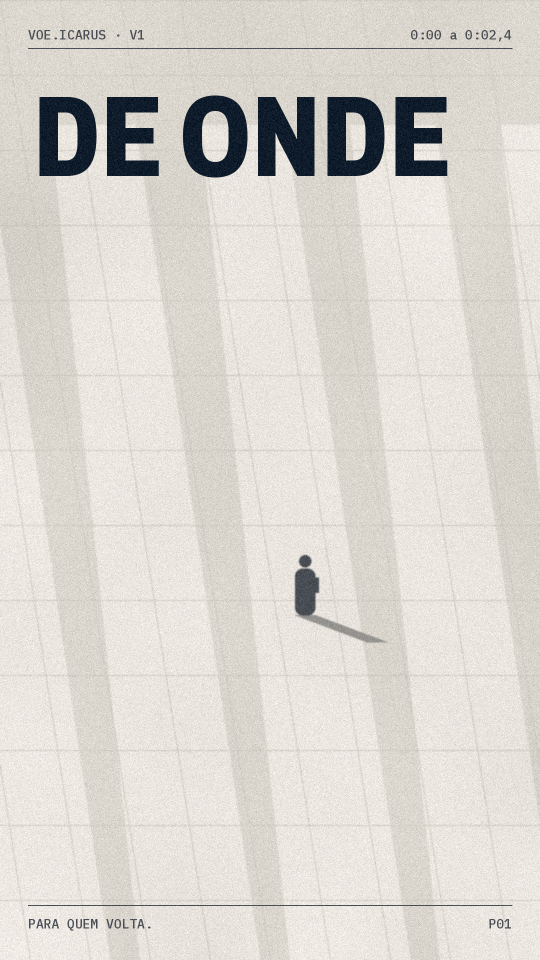
#> input picture VOE_V1_Storyboard/quadros/01_DE ONDE.png, 1080 x 1920 px (shown at 1/2 size)
$ python -i gerar_storyboard.py   (imports and definitions only)
#> lines starting #> are read from the running program, lines starting #| are printed output that depends on the picture
import math, random, numpy as np
from PIL import Image, ImageDraw, ImageFont, ImageFilter, ImageChops
F="fonts/"; OUT="/home/user/ProjetosGerais/VOE_V1_Storyboard/"
W,H=1080,1920
PAPEL=(234,230,223); NEVOA=(218,213,204); GRAF=(74,78,85); AZUL=(13,27,42); BRASA=(184,57,31); SOMBRA=(150,148,145)
def font(n,s): return ImageFont.truetype(F+n,s)
COND=lambda s:font("ArchivoCond.ttf",s); MONO=lambda s:font("PlexMono.ttf",s); MONOM=lambda s:font("PlexMono-Medium.ttf",s); SERIF=lambda s:font("InstrumentSerif-Italic.ttf",s)
rng=np.random.default_rng(7)
def grain(img,amt=14):
    a=np.asarray(img).astype(np.int16); n=rng.normal(0,amt,(a.shape[0],a.shape[1],1)).astype(np.int16)
    return Image.fromarray(np.clip(a+n,0,255).astype(np.uint8))
def lowfreq(w,h,scale,amp,seed):
    r=np.random.default_rng(seed); small=r.normal(0,1,(h//scale+2,w//scale+2))
    im=Image.fromarray(((small-small.min())/(np.ptp(small))*255).astype(np.uint8)).resize((w,h),Image.BICUBIC).filter(ImageFilter.GaussianBlur(scale/2))
    return (np.asarray(im).astype(np.float32)/255-0.5)*amp
def shade(img,amp=18,scale=120,seed=1):
    a=np.asarray(img).astype(np.float32); a+=lowfreq(img.width,img.height,scale,amp,seed)[...,None]
    return Image.fromarray(np.clip(a,0,255).astype(np.uint8))
# [30 lines left out: functions figure, hall, corridor, not called in this run]
def arrow(d,cx,cy,w,h,dirn,fill):
    if dirn>0: d.polygon([(cx-w/2,cy-h*0.18),(cx+w*0.15,cy-h*0.18),(cx+w*0.15,cy-h*0.4),(cx+w/2,cy),(cx+w*0.15,cy+h*0.4),(cx+w*0.15,cy+h*0.18),(cx-w/2,cy+h*0.18)],fill=fill)
    else: d.polygon([(cx+w/2,cy-h*0.18),(cx-w*0.15,cy-h*0.18),(cx-w*0.15,cy-h*0.4),(cx-w/2,cy),(cx-w*0.15,cy+h*0.4),(cx-w*0.15,cy+h*0.18),(cx+w/2,cy+h*0.18)],fill=fill)
# [63 lines left out: functions signs, splitflap, paper_crumpled, bez, thread, converge and 2 more, not called in this run]
scenes=[
 ("DE ONDE","0:00 a 0:02,4","P01",lambda:hall(1),False),
 ("VEIO","0:02,4 a 0:04,8","P01",lambda:hall(2),False),
 ("SEU\nÚLTIMO","0:04,8 a 0:07,2","P05",lambda:corridor(1),True),
 ("CLIENTE?","0:07,2 a 0:09,6","P02",lambda:signs(1),False),
 ("INSTAGRAM","0:09,6 a 0:12","P02",lambda:signs(2),True),
 ("GOOGLE","0:12 a 0:14,4","P03",lambda:splitflap(1),True),
 ("INDICAÇÃO","0:14,4 a 0:16,8","P03",lambda:splitflap(2),True),
 ("CADA\nCANAL","0:16,8 a 0:19,2","P05",lambda:corridor(2),True),
 ("SOZINHO","0:19,2 a 0:21,6","P01",lambda:hall(3),False),
 ("LIGUE","0:21,6 a 0:24","P06",thread,False),
 ("TUDO","0:24 a 0:26,4","P10",converge,False),
]
frames=[]
# [5 lines not run here, left out]
# fecho
im=Image.new("RGB",(W,H),PAPEL); im=shade(im,10,200,99); d=ImageDraw.Draw(im)
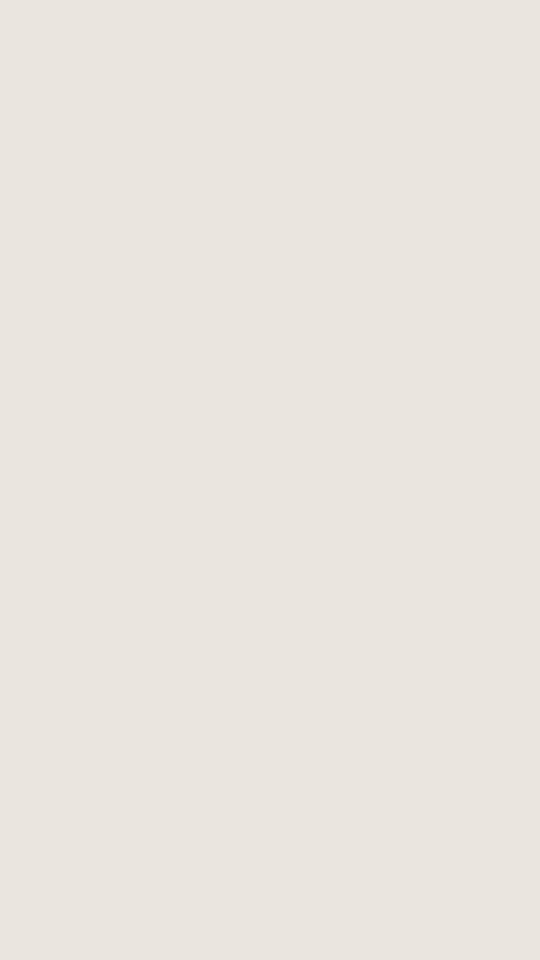
#> im: PIL image 1080x1920 RGB (shown at 1/2 size); mean R, G, B 234, 230, 223
#> in lowfreq, `im=Image.fromarray(((small-small.min())/(np.ptp(small))*255).astype(np..`:
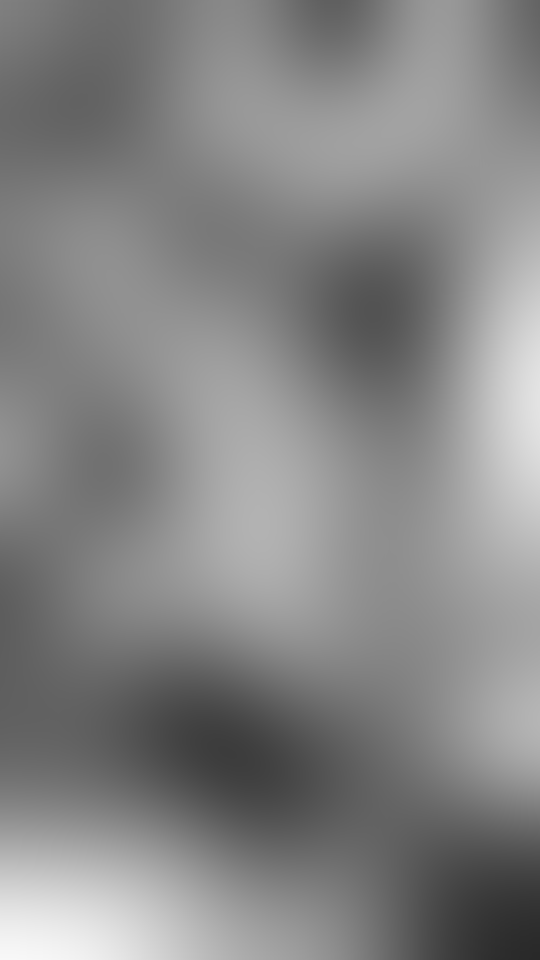
#> im: PIL image 1080x1920 L (shown at 1/2 size); min 41, max 248, mean 132.9
#> in lowfreq, `return (np.asarray(im).astype(np.float32)/255-0.5)*amp`:
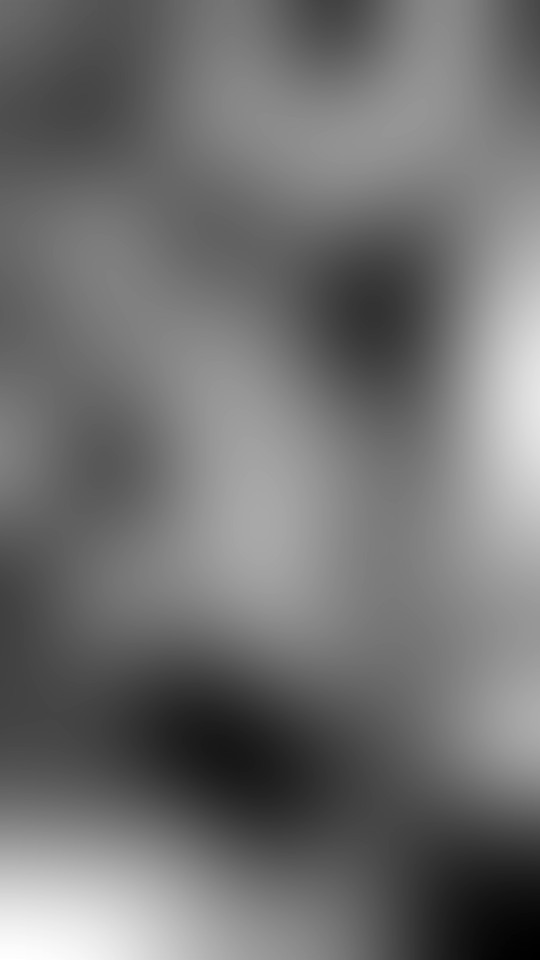
#> returned value: shape (1920, 1080) float32 (shown at 1/2 size); min -3.39, max 4.73, mean 0.211; drawn with min black and max white
# [4 lines not run here, left out]
# tira de contato
tw,th=300,533; gap=28; side=70; per=4; rows=3
SW=side*2+per*tw+(per-1)*gap; stripH=th+64+84
SH=250+rows*(stripH+60)+90
sheet=Image.new("RGB",(SW,SH),PAPEL); d=ImageDraw.Draw(sheet)
# [15 lines not run here, left out]

>>> from PIL import Image
>>> picture = Image.open('quadros/01_DE ONDE.png')
#> picture is the input picture: PIL image 1080x1920 RGB; mean R, G, B 218.4, 214.8, 207.9
>>> result = shade(picture)
#> call 2 of lowfreq, with w = 1080, h = 1920, scale = 120, amp = 18, seed = 1
#> in lowfreq (call 2), `im=Image.fromarray(((small-small.min())/(np.ptp(small))*255).astype(np..`:
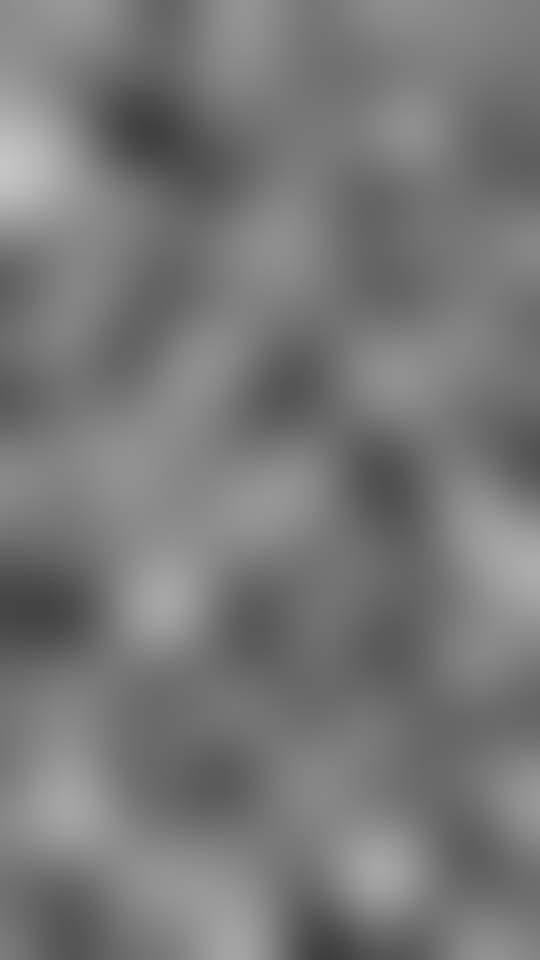
#> im: PIL image 1080x1920 L (shown at 1/2 size); min 61, max 197, mean 120.1
#> in lowfreq (call 2), `return (np.asarray(im).astype(np.float32)/255-0.5)*amp`:
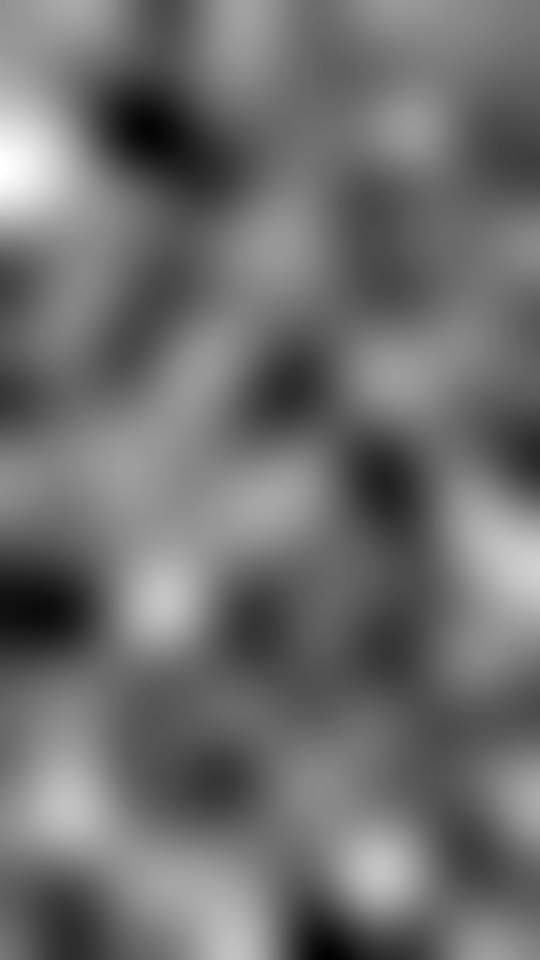
#> returned value: shape (1920, 1080) float32 (shown at 1/2 size); min -4.69, max 4.91, mean -0.526; drawn with min black and max white
